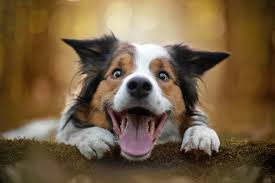
#> input picture images/dog2.jpeg, 275 x 183 px
$ python 6-drawImage.py
#> lines starting #> are read from the running program, lines starting #| are printed output that depends on the picture
import cv2 as cv

# importing the numpy package
import numpy as np

img = cv.imread('images/dog2.jpeg')
#> img is the input picture: shape (183, 275, 3); mean B, G, R 65.6, 94.4, 116.1
# reading an image from the file

# creating a blank image
blank = np.zeros((500 ,500 , 3) , dtype='uint8')
# creating a numpy array filled with zeros
# (500 , 500 , 3) => width,length and height of the blank image
# uint8 is the datatype of the image

cv.imshow('Blank' , blank)

# filling color in the blank image
blank[:] = 0,255,0
# selecting all the cells of the blank numpy array and filling it with 0,255,0 => green s

cv.imshow('Green' , blank)
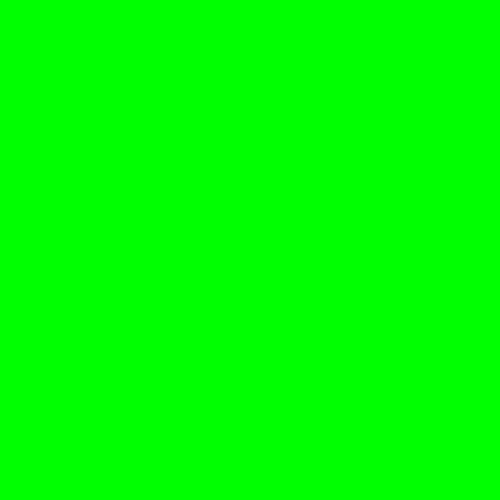
#> window 'Green': shape (500, 500, 3); mean B, G, R 0, 255, 0

# coloring a range of pixels
blank[200:300 , 300:400] = 0,0,255
cv.imshow('Red' , blank)
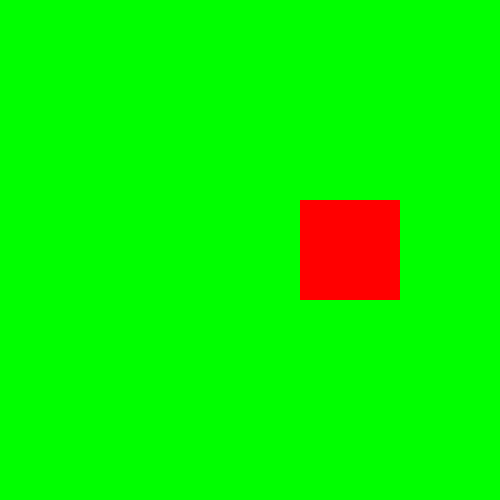
#> window 'Red': shape (500, 500, 3); mean B, G, R 0, 244.8, 10.2

# Drawing a rectangle using cv.rectangle
cv.rectangle(blank , (0,0) , (250 , 250) , (0,255,0) , thickness=2)
# blank => passing the image to draw on to
# (0,0) => starting point
# (250 , 250) => point which is diagonally opposite to the starting point ( the ending point )
# (0,255,0) => color value
# thickness = 2 => setting the thickness of the rectangle to 2

# displaying the rectangle
cv.imshow('Retangle' , blank)


cv.waitKey(20000)
